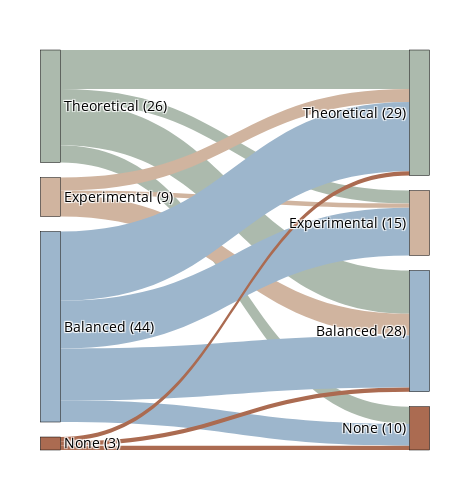

The notebook cell saved with this chart:
### Code cell
# Create the Sankey diagram
fig1 = go.Figure(data=[go.Sankey(arrangement = 'snap', node=nodes, link=links)],
                 layout=layout)


fig1.update_traces(textfont=dict(color='black'))
fig1.write_image('outputs/sankey/ReasoningLevel.png', scale = 10)

#Show the diagram
fig1.show()

### Figure 1 — Plotly figure (JSON) as saved in the notebook; plotly's stock layout.template omitted (floating-point values rounded to 4 significant figures)
{"data": [{"arrangement": "snap", "link": {"color": ["#ACBAAD", "#ACBAAD", "#ACBAAD", "#ACBAAD", "#D0B49F", "#D0B49F", "#D0B49F", "#D0B49F", "#9DB6CC", "#9DB6CC", "#9DB6CC", "#9DB6CC", "#ab6b51", "#ab6b51", "#ab6b51", "#ab6b51"], "source": [0, 0, 0, 0, 1, 1, 1, 1, 2, 2, 2, 2, 3, 3, 3, 3], "target": [4, 5, 6, 7, 4, 5, 6, 7, 4, 5, 6, 7, 4, 5, 6, 7], "value": [9, 3, 10, 4, 3, 1, 5, 0, 16, 11, 12, 5, 1, 0, 1, 1]}, "node": {"color": ["#ACBAAD", "#D0B49F", "#9DB6CC", "#ab6b51", "#ACBAAD", "#D0B49F", "#9DB6CC", "#ab6b51"], "label": ["Theoretical (26)", "Experimental (9)", "Balanced (44)", "None (3)", "Theoretical (29)", "Experimental (15)", "Balanced (28)", "None (10)"], "line": {"color": "black", "width": 0.5}, "pad": 15, "thickness": 20, "x": [0.001, 0.001, 0.001, 0.001, 0.999, 0.999, 0.999, 0.999], "y": [0.001, 0.2632, 0.5614, 0.6667, 0.001, 0.2632, 0.4561, 0.7544]}, "textfont": {"color": "black"}, "type": "sankey"}], "layout": {"font": {"size": 14}, "height": 500, "margin": {"b": 50, "l": 50, "r": 50, "t": 50}, "paper_bgcolor": "white", "plot_bgcolor": "white", "width": 470}}
